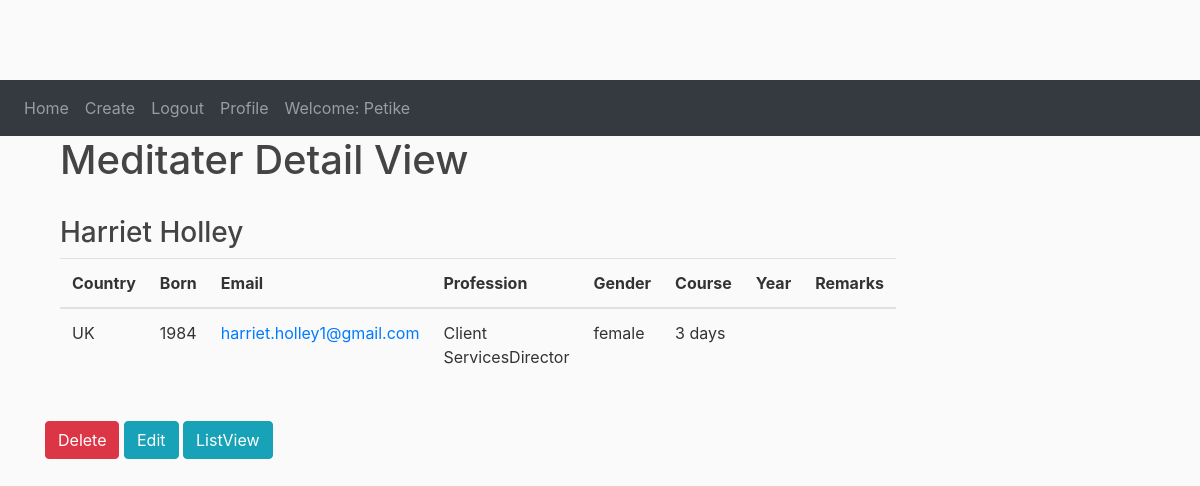
/meditater/detail/4/ (signed in), run on the app's committed database.
### meditater/models.py (models this page shows, shortened)
class Meditater(models.Model):
    year = models.CharField(max_length=264)
    course_type = models.CharField(max_length=120)
    name = models.CharField(max_length=20)
    state = models.CharField(max_length=10, null=True)
    email = models.EmailField(max_length=60)
    gender = models.CharField(max_length=60)
    born = models.CharField(max_length=60)
    profession = models.CharField(max_length=60)
    remarks = models.TextField(max_length=1000, blank=True)
    def get_delete_url(self):
        return reverse("meditater:meditater_delete", kwargs={"pk": self.id})
    def get_email_url(self):
        return reverse("meditater:email_formating", kwargs={"pk": self.id})

### meditater/views.py (the view)
# urls.py: path('detail/<int:pk>/', MeditaterDetailView.as_view(), name='meditater_detail'),
class MeditaterDetailView(LoginRequiredMixin, DetailView):
    model = Meditater
    template_name = "meditater/meditater_detail.html"

### meditater/templates/meditater/meditater_detail.html
{% extends 'meditater/base.html' %}
{% block content %}
<div class="container">
  <h1>Meditater Detail View</h1> <br>
    <h3>{{meditater.name}}</h3>
    <table class="table">
    <thead>
      <tr>
        <th>Country</th>
        <th>Born</th>
          <th>Email</th>
           <th>Profession</th>
          <th>Gender</th>
          <th>Course</th>
          <th>Year</th>
          <th>Remarks</th>
      </tr>
    </thead>
    <tbody>
      <tr>
          <td>{{meditater.state}}</td>
           <td>{{meditater.born}}</td>
           <td><a href="{{meditater.get_email_url}}">{{meditater.email}}</a> </td>
           <td>{{meditater.profession}}</td>
          <td>{{meditater.gender}}</td>
           <td>{{meditater.course_type}}</td>
           <td>{{meditater.year}}</td>
           <td>{{meditater.remarks}}</td>
      </tr>
    </tbody>
  </table>
  </div>
    <br>
    <a class="btn btn-danger" href="{{meditater.get_delete_url}}">Delete</a>
    <a class="btn btn-info" href="{% url 'meditater:meditater_edit' pk=object.pk%}">Edit</a>
    <a class="btn btn-info" href="{% url 'meditater:meditater_list'%}">ListView</a>
</div>
{% endblock %}

### meditater/templates/meditater/base.html (shortened to what this page needs)
{% load static %}
<!DOCTYPE html>
<html>
<head>
   <link rel="stylesheet" href="https://maxcdn.bootstrapcdn.com/bootstrap/4.0.0/css/bootstrap.min.css">
<link rel="stylesheet" type="text/css" href="{% static 'meditater/main.css' %}">
   <nav class="navbar navbar-expand-sm bg-dark navbar-dark">
  <ul class="navbar-nav">
      {% if user.is_authenticated %}
    <li class="nav-item">
      <a class="nav-link" href="{% url 'meditater:home' %}">Home</a>
    </li>
    <li class="nav-item">
      <a class="nav-link" href="{% url 'meditater:meditater_create' %}">Create</a>
    </li>
    <li class="nav-item">
      <a class="nav-link" href="{% url 'logout' %}">Logout</a>
    </li>
       <li class="nav-item">
      <a class="nav-link" href="{% url 'profile' %}">Profile</a>
    </li>
       <li class="nav-item">
      <a class="nav-link justify-content-end" href="#">Welcome: {{user.username}}</a>
    </li>
      {% endif %}
  </ul>
</nav>
</head>
<body>
 <main role="main" class="container">
      <div class="row">
        <div class="col-md-8">
            {% block content %}{% endblock %}
        </div>
    </main>
</body>
</html>

### meditater/static/meditater/main.css (style rules this page uses)
body { background: #fafafa; color: #333333; margin-top: 5rem; }
h1, h2, h3, h4, h5, h6 { color: #444444; }
ul { margin: 0; }

### data on the page
Meditater: name "Harriet Holley", state "UK", born "1984", email "harriet.holley1@gmail.com", profession "Client ServicesDirector", gender "female", course_type "3 days"

### other printed values
{{ user.username }} "Petike"
